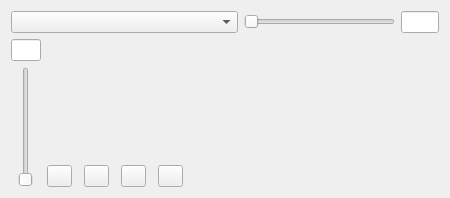
<?xml version="1.0" encoding="UTF-8"?>
<ui version="4.0">
 <class>minitrend</class>
 <widget class="QWidget" name="minitrend">
  <property name="geometry">
   <rect>
    <x>0</x>
    <y>0</y>
    <width>450</width>
    <height>198</height>
   </rect>
  </property>
  <property name="windowTitle">
   <string>Form</string>
  </property>
  <layout class="QVBoxLayout" name="verticalLayout_4">
   <item>
    <layout class="QVBoxLayout" name="verticalLayout_3">
     <item>
      <layout class="QHBoxLayout" name="horizontalLayout">
       <item>
        <widget class="QComboBox" name="VarList">
         <property name="sizePolicy">
          <sizepolicy hsizetype="Preferred" vsizetype="Fixed">
           <horstretch>60</horstretch>
           <verstretch>10</verstretch>
          </sizepolicy>
         </property>
        </widget>
       </item>
       <item>
        <widget class="QSlider" name="ScaleT">
         <property name="sizePolicy">
          <sizepolicy hsizetype="Expanding" vsizetype="Fixed">
           <horstretch>40</horstretch>
           <verstretch>10</verstretch>
          </sizepolicy>
         </property>
         <property name="orientation">
          <enum>Qt::Orientation::Horizontal</enum>
         </property>
        </widget>
       </item>
       <item>
        <widget class="QLineEdit" name="step">
         <property name="sizePolicy">
          <sizepolicy hsizetype="Expanding" vsizetype="Fixed">
           <horstretch>10</horstretch>
           <verstretch>0</verstretch>
          </sizepolicy>
         </property>
         <property name="readOnly">
          <bool>true</bool>
         </property>
        </widget>
       </item>
      </layout>
     </item>
     <item>
      <layout class="QHBoxLayout" name="horizontalLayout_3">
       <item>
        <layout class="QVBoxLayout" name="verticalLayout_2">
         <item>
          <widget class="QLineEdit" name="pow">
           <property name="sizePolicy">
            <sizepolicy hsizetype="Fixed" vsizetype="Fixed">
             <horstretch>10</horstretch>
             <verstretch>0</verstretch>
            </sizepolicy>
           </property>
           <property name="minimumSize">
            <size>
             <width>30</width>
             <height>0</height>
            </size>
           </property>
           <property name="maximumSize">
            <size>
             <width>30</width>
             <height>16777215</height>
            </size>
           </property>
           <property name="alignment">
            <set>Qt::AlignmentFlag::AlignRight|Qt::AlignmentFlag::AlignTrailing|Qt::AlignmentFlag::AlignVCenter</set>
           </property>
           <property name="readOnly">
            <bool>true</bool>
           </property>
          </widget>
         </item>
         <item>
          <widget class="QSlider" name="ScaleV">
           <property name="sizePolicy">
            <sizepolicy hsizetype="Fixed" vsizetype="Expanding">
             <horstretch>10</horstretch>
             <verstretch>0</verstretch>
            </sizepolicy>
           </property>
           <property name="minimumSize">
            <size>
             <width>30</width>
             <height>0</height>
            </size>
           </property>
           <property name="orientation">
            <enum>Qt::Orientation::Vertical</enum>
           </property>
          </widget>
         </item>
        </layout>
       </item>
       <item>
        <layout class="QVBoxLayout" name="verticalLayout">
         <item>
          <widget class="minidraw" name="Wnd" native="true">
           <property name="sizePolicy">
            <sizepolicy hsizetype="Expanding" vsizetype="Preferred">
             <horstretch>90</horstretch>
             <verstretch>90</verstretch>
            </sizepolicy>
           </property>
          </widget>
         </item>
         <item>
          <layout class="QHBoxLayout" name="horizontalLayout_2">
           <property name="spacing">
            <number>12</number>
           </property>
           <item>
            <widget class="QPushButton" name="Back">
             <property name="sizePolicy">
              <sizepolicy hsizetype="Fixed" vsizetype="Fixed">
               <horstretch>0</horstretch>
               <verstretch>0</verstretch>
              </sizepolicy>
             </property>
             <property name="maximumSize">
              <size>
               <width>25</width>
               <height>16777215</height>
              </size>
             </property>
             <property name="text">
              <string/>
             </property>
             <property name="icon">
              <iconset resource="Icons.qrc">
               <normaloff>:/icons8-перемотка-назад-30.png</normaloff>:/icons8-перемотка-назад-30.png</iconset>
             </property>
            </widget>
           </item>
           <item>
            <widget class="QPushButton" name="Forvard">
             <property name="sizePolicy">
              <sizepolicy hsizetype="Fixed" vsizetype="Fixed">
               <horstretch>0</horstretch>
               <verstretch>0</verstretch>
              </sizepolicy>
             </property>
             <property name="maximumSize">
              <size>
               <width>25</width>
               <height>16777215</height>
              </size>
             </property>
             <property name="text">
              <string/>
             </property>
             <property name="icon">
              <iconset resource="Icons.qrc">
               <normaloff>:/icons8-fast-forward-30.png</normaloff>:/icons8-fast-forward-30.png</iconset>
             </property>
            </widget>
           </item>
           <item>
            <widget class="QPushButton" name="Pause">
             <property name="sizePolicy">
              <sizepolicy hsizetype="Fixed" vsizetype="Fixed">
               <horstretch>0</horstretch>
               <verstretch>0</verstretch>
              </sizepolicy>
             </property>
             <property name="maximumSize">
              <size>
               <width>25</width>
               <height>16777215</height>
              </size>
             </property>
             <property name="text">
              <string/>
             </property>
             <property name="icon">
              <iconset resource="Icons.qrc">
               <normaloff>:/pause_24.png</normaloff>:/pause_24.png</iconset>
             </property>
            </widget>
           </item>
           <item>
            <widget class="QPushButton" name="Continue">
             <property name="sizePolicy">
              <sizepolicy hsizetype="Fixed" vsizetype="Fixed">
               <horstretch>0</horstretch>
               <verstretch>0</verstretch>
              </sizepolicy>
             </property>
             <property name="maximumSize">
              <size>
               <width>25</width>
               <height>16777215</height>
              </size>
             </property>
             <property name="text">
              <string/>
             </property>
             <property name="icon">
              <iconset resource="Icons.qrc">
               <normaloff>:/icons8-продолжить-воспроизведение-50.png</normaloff>:/icons8-продолжить-воспроизведение-50.png</iconset>
             </property>
            </widget>
           </item>
           <item>
            <spacer name="horizontalSpacer">
             <property name="orientation">
              <enum>Qt::Orientation::Horizontal</enum>
             </property>
             <property name="sizeHint" stdset="0">
              <size>
               <width>40</width>
               <height>20</height>
              </size>
             </property>
            </spacer>
           </item>
          </layout>
         </item>
        </layout>
       </item>
      </layout>
     </item>
    </layout>
   </item>
  </layout>
 </widget>
 <customwidgets>
  <customwidget>
   <class>minidraw</class>
   <extends>QWidget</extends>
   <header>minidraw.h</header>
   <container>1</container>
  </customwidget>
 </customwidgets>
 <resources>
  <include location="Icons.qrc"/>
 </resources>
 <connections/>
</ui>
